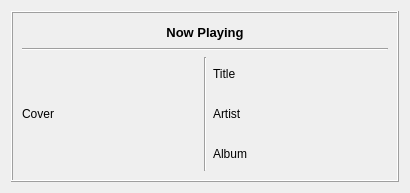
<?xml version="1.0" encoding="UTF-8"?>
<ui version="4.0">
 <class>albumwidget</class>
 <widget class="QWidget" name="albumwidget">
  <property name="geometry">
   <rect>
    <x>0</x>
    <y>0</y>
    <width>410</width>
    <height>193</height>
   </rect>
  </property>
  <property name="windowTitle">
   <string>Form</string>
  </property>
  <property name="autoFillBackground">
   <bool>true</bool>
  </property>
  <layout class="QGridLayout" name="gridLayout">
   <item row="0" column="0">
    <widget class="QFrame" name="frame">
     <property name="frameShape">
      <enum>QFrame::Box</enum>
     </property>
     <property name="frameShadow">
      <enum>QFrame::Raised</enum>
     </property>
     <layout class="QVBoxLayout" name="verticalLayout_2">
      <item>
       <widget class="QLabel" name="now_playing_label">
        <property name="maximumSize">
         <size>
          <width>16777215</width>
          <height>20</height>
         </size>
        </property>
        <property name="font">
         <font>
          <pointsize>10</pointsize>
          <weight>75</weight>
          <bold>true</bold>
         </font>
        </property>
        <property name="text">
         <string>Now Playing</string>
        </property>
        <property name="alignment">
         <set>Qt::AlignCenter</set>
        </property>
       </widget>
      </item>
      <item>
       <widget class="Line" name="line">
        <property name="orientation">
         <enum>Qt::Horizontal</enum>
        </property>
       </widget>
      </item>
      <item>
       <layout class="QHBoxLayout" name="horizontalLayout">
        <item>
         <widget class="QLabel" name="cover_label">
          <property name="text">
           <string>Cover</string>
          </property>
         </widget>
        </item>
        <item>
         <widget class="Line" name="line_2">
          <property name="orientation">
           <enum>Qt::Vertical</enum>
          </property>
         </widget>
        </item>
        <item>
         <layout class="QVBoxLayout" name="verticalLayout">
          <item>
           <widget class="QLabel" name="title_label">
            <property name="text">
             <string>Title</string>
            </property>
           </widget>
          </item>
          <item>
           <widget class="QLabel" name="artist_label">
            <property name="text">
             <string>Artist</string>
            </property>
           </widget>
          </item>
          <item>
           <widget class="QLabel" name="album_label">
            <property name="text">
             <string>Album</string>
            </property>
           </widget>
          </item>
         </layout>
        </item>
       </layout>
      </item>
     </layout>
    </widget>
   </item>
  </layout>
 </widget>
 <resources/>
 <connections/>
</ui>
